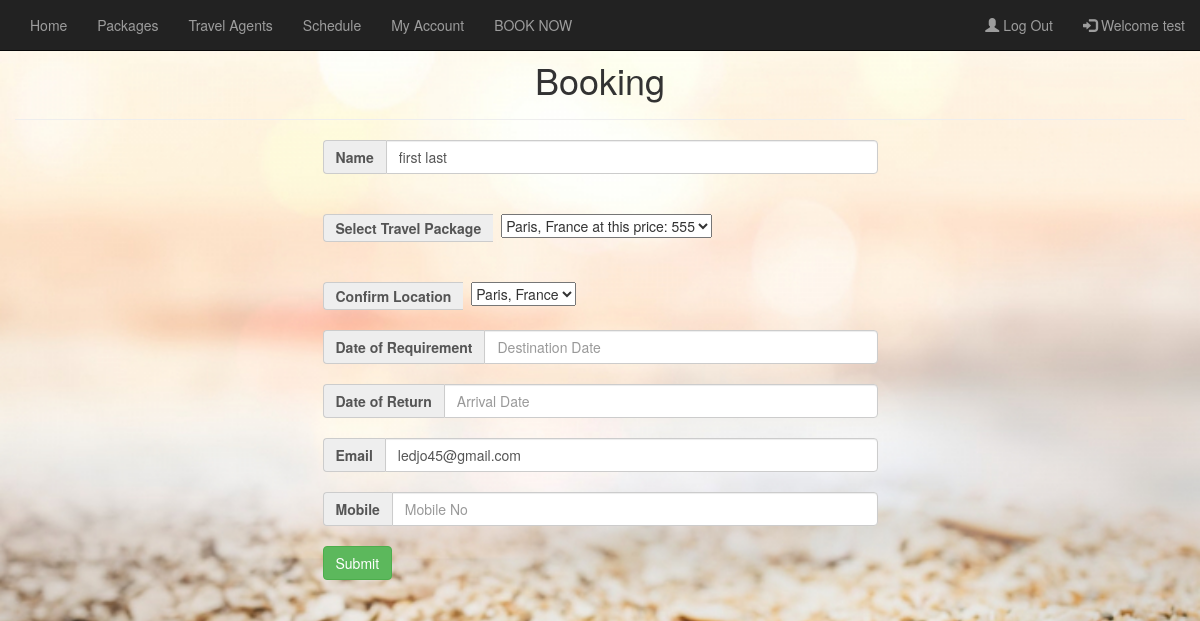
Screenshot of /booking.php (signed in) with the database file from the repository.
### tables this page shows
CREATE TABLE `client` (
  `user_id` int(11) NOT NULL,
  `first_name` varchar(255) NOT NULL,
  `last_name` varchar(255) NOT NULL,
  `email` varchar(255) NOT NULL,
  `username` varchar(255) NOT NULL,
  `password` varchar(255) NOT NULL,
  `admin` int(11) NOT NULL
);

CREATE TABLE `package` (
  `packageid` int(11) NOT NULL,
  `location` varchar(100) NOT NULL,
  `packagetype` varchar(20) NOT NULL,
  `destinationdate` varchar(100) NOT NULL,
  `arrivaldate` varchar(100) NOT NULL,
  `transport` varchar(100) NOT NULL,
  `price` int(100) NOT NULL,
  `moreinfo` varchar(255) NOT NULL,
  `packagephoto` varchar(255) NOT NULL,
  `availability` int(15) NOT NULL
);

### booking.php (the view, shortened to what this page needs)
<?php
        $connection= mysqli_connect('localhost','root','','brontetravelagency');
    $username= $_SESSION['username'];
    $query= "SELECT  `first_name`, `last_name`, `email` FROM `client` WHERE username='$username'";
    $result= mysqli_query($connection,$query);
    $query5= "SELECT * FROM `package` ";
    $row= mysqli_fetch_assoc($result);
   $result2 = mysqli_query($connection, $query5);
   $result6 = mysqli_query($connection, $query5);
$options = "";
while ($row2 = mysqli_fetch_array($result2)) {
    $options = $options . "<option>$row2[1] at this price: $row2[6]</option>";
}
$location = "";
while ($row6 = mysqli_fetch_array($result6)) {
    $location = $location . "<option>$row6[1]</option>";
}
?>
<!DOCTYPE html>
<html lang="en">
<head>
     <link rel="stylesheet" href="https://maxcdn.bootstrapcdn.com/bootstrap/3.3.7/css/bootstrap.min.css">
     <link rel="stylesheet" href="css/wickedpicker.min.css">
    <link rel="stylesheet" href="//code.jquery.com/ui/1.12.1/themes/base/jquery-ui.css">
     <link rel="stylesheet" href="sweetalert2/sweetalert2.css">
    <link rel="stylesheet" href="animate.css">
</head>
<body>
    <?php include 'navbar.php'; ?>
    <br>
    <div class="container">
        <div class="row">
            <div class="page-header">
                <h1 style="text-align:center;">Booking</h1>
            </div>
            <div class="col-md-3"></div>
            <div class="col-md-6">
                <form class="animated bounce" action="bookingaction.php" method="post">
                    <div class="input-group">
                      <span class="input-group-addon"><b>Name</b></span>
                      <input id="fullname" type="text" class="form-control" name="fullname" value="<?php echo $row['first_name']." ". $row['last_name']; ?>"  required>
                    </div>
                    <br>
                    <br>
                    <div class="input-group">
                      <span class="input-group-addon"><b>Select Travel Package</b></span> &nbsp;
                      <select name="package">
                          <?php echo $options; ?>
                      </select>
                    </div>
                    <br>
                     <br>
                    <div class="input-group">
                      <span class="input-group-addon"><b>Confirm Location</b></span> &nbsp;
                      <select name="location">
                          <?php echo $location ?>
                      </select>
                    </div>
                    <br>
                    <div class="input-group">
                      <span class="input-group-addon"><b>Date of Requirement</b></span>
                      <input id="dest_date" type="text" class="form-control" name="dest_date" placeholder="Destination Date" required>
                    </div>
                    <br>
                    <div class="input-group">
                      <span class="input-group-addon"><b>Date of Return</b></span>
                      <input id="arrival_date" type="text" class="form-control" name="arrival_date" placeholder="Arrival Date" required>
                    </div>
                    <br>
                    <div class="input-group">
                      <span class="input-group-addon"><b>Email</b></span>
                      <input id="email" type="email" class="form-control" name="email" value="<?php echo $row['email']; ?>" required>
                    </div>
                    <br>
                    <div class="input-group">
                      <span class="input-group-addon"><b>Mobile</b></span>
                      <input id="mobile" type="text" class="form-control" name="mobile" placeholder="Mobile No" required>
                    </div>
                    <br>
                    <div class="input-group">
                        <input type="submit" name="submit" class="btn btn-success">
                    </div>
                </form>
            </div>
            <div class="col-md-3"></div>
        </div>
    </div>
</body>
</html>

### booking.php (style rules this page uses)
body { background-image: url('beach.jpg'); background-repeat: no-repeat; background-attachment: fixed; background-size: 100% 100%; }

### rows the page displays
client: fullname "first last", email "ledjo45@gmail.com"
package: package "Paris, France at this price: 555", location "Paris, France"

### other values shown
$_SESSION['username'] "test"
